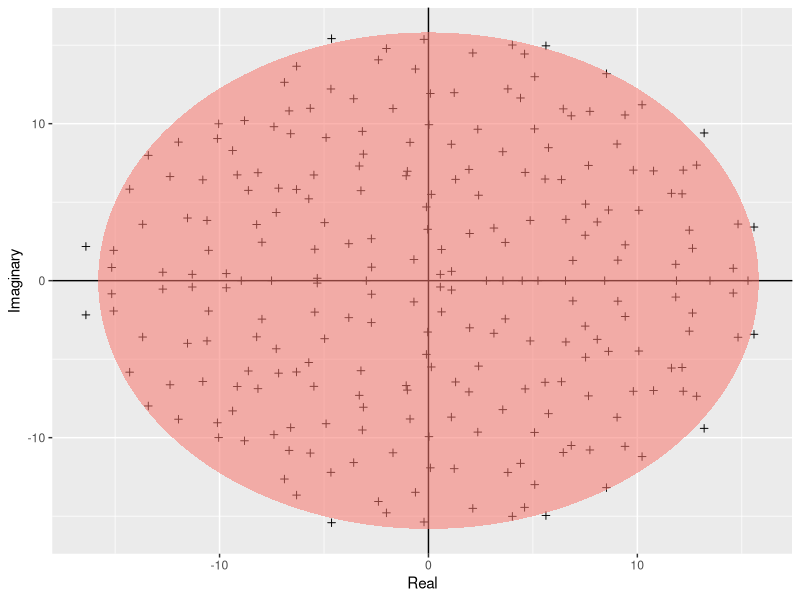

This chart was generated by the following R code:
require(ggplot2)

build_ellipse <- function(hradius, vradius){ # function that returns an ellipse
  npoints = 250
  a <- seq(0, 2 * pi, length = npoints + 1) # create points
  x <- hradius * cos(a) # horizontal radius
  y <- vradius * sin(a) # vertical radius
  return(data.frame(x = x, y = y))  # use points to build a ellipse
}

N <- 250 # Assign size of the matrix

M <- matrix(rnorm(N * N), N, N) # Build the matrix

eigvals <- eigen(M)$values # Find the eigenvalues

eigDF <- data.frame("Real" = Re(eigvals), "Imaginary" = Im(eigvals)) # Build a dataframe

my_radius <- sqrt(N) # The radius of the circle is sqrt(N)

ellDF <- build_ellipse(my_radius, my_radius) # Dataframe to plot the ellipse

names(ellDF) <- c("Real", "Imaginary") # rename the columns

# plot the eigenvalues
p <- ggplot(eigDF, aes(x = Real, y = Imaginary))
p <- p +
  geom_point(shape = I(3)) +
  theme(legend.position = "none")

# now add the vertical and horizontal line
p <- p + geom_hline(aes(yintercept = 0))
p <- p + geom_vline(aes(xintercept = 0))

# finally, add the ellipse
p <- p + geom_polygon(data = ellDF, aes(x = Real, y = Imaginary, alpha = 1/20, fill = "red"))

ggsave("../results/Girko.pdf", plot = p)